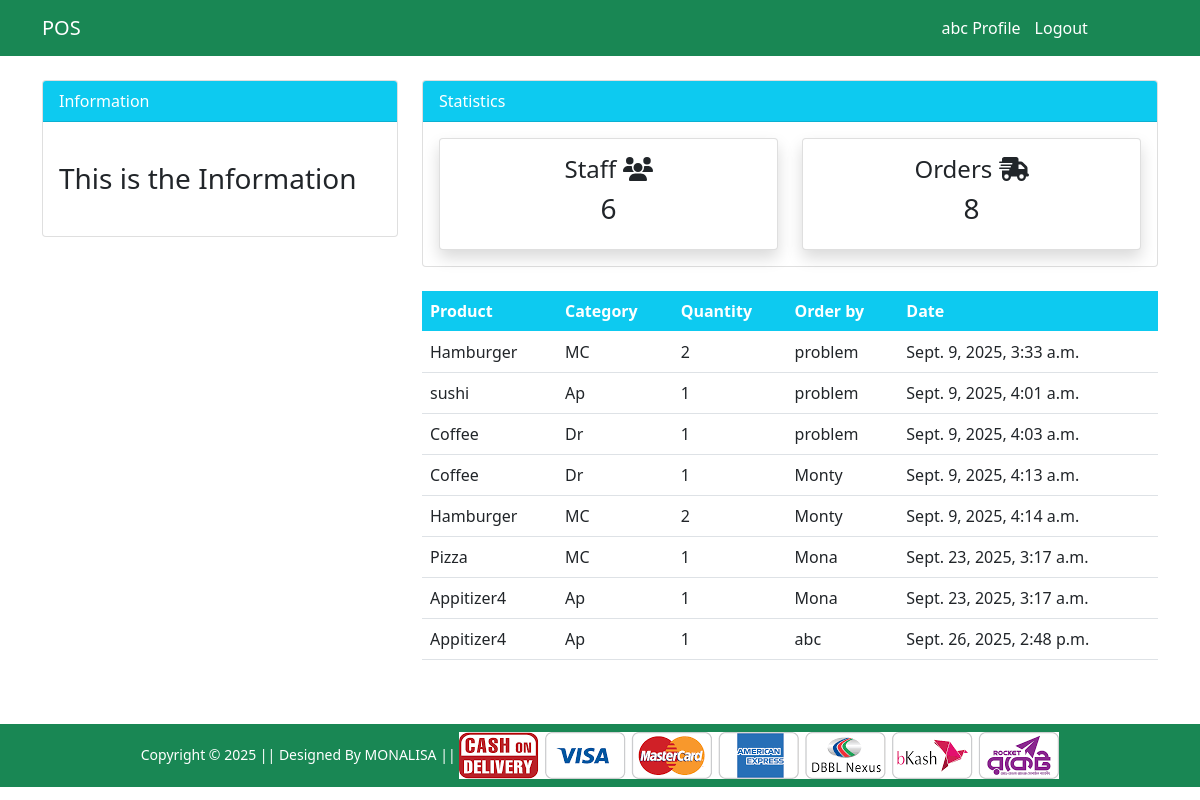
The page /all_order/ (signed in) on the database its author committed.
### dashboard/models.py (models this page shows, shortened)
class Order(models.Model):
    product = models.ForeignKey(Product, on_delete=models.CASCADE)
    order_quantity = models.PositiveIntegerField(null=True)
    staff = models.ForeignKey(User, models.CASCADE, null=True)
    date = models.DateTimeField(auto_now_add=True)
    class Meta:
        verbose_name_plural = 'Order'

class Product(models.Model):
    title = models.CharField(max_length=100)
    selling_price = models.FloatField()
    discounted_price = models.FloatField()
    description = models.TextField()
    category = models.CharField(choices=CATEGORY_CHOICES,max_length=2)
    product_image = models.ImageField(upload_to='product image')

### dashboard/views.py (the view)
# urls.py: path('all_order/', views.All_Order, name='all_order'),
@login_required
def All_Order(request):
  workers = User.objects.all()
  worker_count = workers.count()
  orders = Order.objects.all()
  orders_count = orders.count()
  context={
    'orders':orders,
    'worker_count': worker_count,
    'orders_count': orders_count,
  }
  return render(request, 'dashboard/order.html', context)

### dashboard/templates/dashboard/order.html (shortened to what this page needs)
{% extends 'common_code/base.html' %}
{% load static %}
{% block top-nav %}
    <div class="container">
        <div class="row mt-4">
            <div class="col-md-4">
                <div class="card">
                    <div class="card-header bg-info text-white">
                        Information
                    </div>
                    <div class="card-body">
                        <marquee behavior="" direction="">
                            <h3 class="my-4">This is the Information</h3>
                        </marquee>
                    </div>
                </div>
            </div>
            <div class="col-md-8">
                <div class="card">
                    <div class="card-header bg-info text-white">
                        Statistics
                    </div>
                    <div class="card-body">
                        <div class="row">
                            <div class="col-md-6">
                                <a class="text-decoration-none text-dark" href="{% url 'staff' %}">
                                    <div class="card my-card shadow text-center p-3">
                                        <h4>Staff <i class="fas fa-users"></i></h4>
                                        <h3>{{worker_count}}</h3>
                                    </div>
                                </a>
                            </div>
                            <div class="col-md-6">
                                <a class="text-decoration-none text-dark" href="{% url 'all_order' %}">
                                    <div class="card my-card shadow text-center p-3">
                                        <h4>Orders <i class="fas fa-shipping-fast"></i></h4>
                                        <h3>{{orders_count}}</h3>
                                    </div>
                                </a>
                            </div>
                        </div>
                    </div>
                </div>
            </div>
        </div>
    </div>
{% endblock top-nav %}
{% block main-content %}
    <div class="container">
        <div class="row my-4">
            <div class="col-md-4">
            </div>
            <div class="col-md-8">
                <table class="table bg-white">
                    <thead class="bg-info">
                        <tr class="text-white">
                            <th scope="col">Product</th>
                            <th scope="col">Category</th>
                            <th scope="col">Quantity</th>
                            <th scope="col">Order by</th>
                            <th scope="col">Date</th>
                        </tr>
                    </thead>
                    <tbody>
                        {% for order in orders %}
                        <tr>
                            <td>{{order.product.title}}</td>
                            <td>{{order.product.category}}</td>
                            <td>{{order.order_quantity}}</td>
                            <td>
                                {{order.staff.username}}
                            </td>
                            <td>
                                {{order.date}}
                            </td>
                        </tr>
                        {% endfor %}
                    </tbody>
                </table>
            </div>
        </div>
    </div>
{% endblock main-content %}

### dashboard/templates/common_code/base.html (shortened to what this page needs)
<!doctype html>
{% load static %}
<html lang="en">
<head>
    <link href="https://cdn.jsdelivr.net/npm/bootstrap@5.0.0-beta1/dist/css/bootstrap.min.css" rel="stylesheet"
>
    <link rel="stylesheet" href="{% static 'dashboard/css/owl.carousel.min.css' %}">
    <link rel="stylesheet" href="{% static 'dashboard/css/all.min.css' %}">
    <link rel="stylesheet" href="https://cdnjs.cloudflare.com/ajax/libs/font-awesome/7.0.0/css/all.min.css">
    <link rel="stylesheet" href="{% static 'dashboard/css/style.css' %}">
</head>
<body>
    <nav class="navbar navbar-expand-lg navbar-info bg-success">
        {% if user.is_authenticated %}
        <div class="container">
            <a class="navbar-brand text-white" href="{% url 'dashboard' %}">POS</a>
            <div class="collapse navbar-collapse" id="navbarSupportedContent" style="padding-left: 500px;">
                <ul class="navbar-nav ml-auto" style="padding-left:60%;">
                    <li class="nav-item active">
                        <a class="nav-link text-white" href="{% url 'user-profile' %}">{{user.username}} Profile </a>
                    </li>
                    <li class="nav-item">
                         <form method="POST" action="{% url 'logout' %}">
                            <button type="submit" style="background: none; border: none; padding-top: 8px; color: white;">Logout</button>
                        </form>
                    </li>
                </ul>
            </div>
            {% endif %}
        </div>
    </nav>
    {% block top-nav %} {% endblock top-nav %}
    {% block main-content %} {% endblock main-content %}
    <footer class="container-fluid bg-success text-center p-2 mt-5">
        <small class="text-white">Copyright &copy; 2025 || Designed By MONALISA || </small>
        <img src="{% static 'dashboard/images/paymentlogo.png' %}" alt="" srcset="" class="img-fluid" height="2px">
    </footer>
</body>
</html>

### rows shown on the page
Order: product "Hamburger", product.category "MC", order_quantity "2", staff.username "problem", date "Sept. 9, 2025, 3:33 a.m."
Order: product "sushi", product.category "Ap", order_quantity "1", staff.username "problem", date "Sept. 9, 2025, 4:01 a.m."
Order: product "Coffee", product.category "Dr", order_quantity "1", staff.username "problem", date "Sept. 9, 2025, 4:03 a.m."
Order: product "Coffee", product.category "Dr", order_quantity "1", staff.username "Monty", date "Sept. 9, 2025, 4:13 a.m."
Order: product "Hamburger", product.category "MC", order_quantity "2", staff.username "Monty", date "Sept. 9, 2025, 4:14 a.m."
Order: product "Pizza", product.category "MC", order_quantity "1", staff.username "Mona", date "Sept. 23, 2025, 3:17 a.m."
Order: product "Appitizer4", product.category "Ap", order_quantity "1", staff.username "Mona", date "Sept. 23, 2025, 3:17 a.m."
Order: product "Appitizer4", product.category "Ap", order_quantity "1", staff.username "abc", date "Sept. 26, 2025, 2:48 p.m."

### other values the page prints
{{ user.username }} "abc"
{{ worker_count }} "6"
{{ orders_count }} "8"
